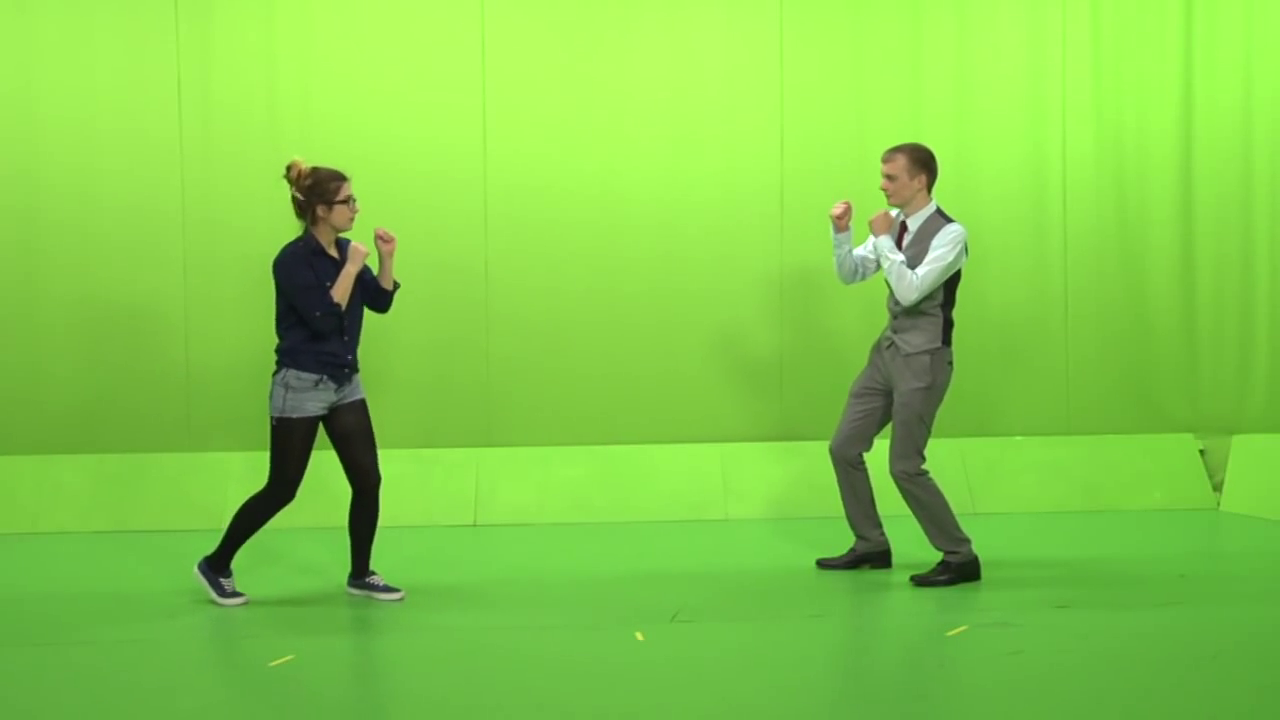
#> input picture frame 28 of keying/video/test.mp4, 1280 x 720 px, given in place of suyash_oneplus.mp4, which was not available
$ jupyter execute 'Paper Keying Methods.ipynb'   (shell and % lines are left out)
#> lines starting #> are read from the running program, lines starting #| are printed output that depends on the picture
[cell 1]
import cv2
import math
import numpy as np
from matplotlib import pyplot as plt

[cell 2]
def show_images(lst):
    while True:
        for i in lst:
            cv2.imshow(i[0],i[1])
        ret = cv2.waitKey(0)
        if ret==27:
            break
    cv2.destroyAllWindows()

[cell 3]
video_path = "./video/suyash_oneplus.mp4"

[cell 4]
cap = cv2.VideoCapture(video_path)
ret,IMG = cap.read()
#> IMG is the input picture: shape (720, 1280, 3); mean B, G, R 71.5, 203.6, 128.4
IMG = cv2.resize(IMG,(IMG.shape[1],IMG.shape[0]))

[cell 5]
def get_distance(Cb_p,Cr_p,Cb_key,Cr_key,tola,tolb):
    temp = math.sqrt((Cb_key-Cb_p)**2 + (Cr_key-Cr_p)**2)
    if(temp < tola):
        return 0.0
    elif (temp < tolb):
        return (temp-tola)/(tolb-tola)
    else:
        return 1.0

[cell 6]
ctr=0

[cell 7]
def segment(orig,params,tola,tolb):
    Cb_key,Cr_key = params
    ycrcb_im = cv2.cvtColor(orig,cv2.COLOR_BGR2YCrCb)
    mask = np.zeros((orig.shape[0],orig.shape[1]),dtype=np.float32)
    for i in range(orig.shape[0]):
        for j in range(orig.shape[1]):
            mask[i,j] = get_distance(ycrcb_im[i,j][2],ycrcb_im[i,j][1],Cb_key,Cr_key,tola,tolb)
    mask = 1.0 - mask
    return mask

[cell 8]
def get_params(img):
    ycrcb_img = cv2.cvtColor(img,cv2.COLOR_BGR2YCrCb).astype(np.float32)
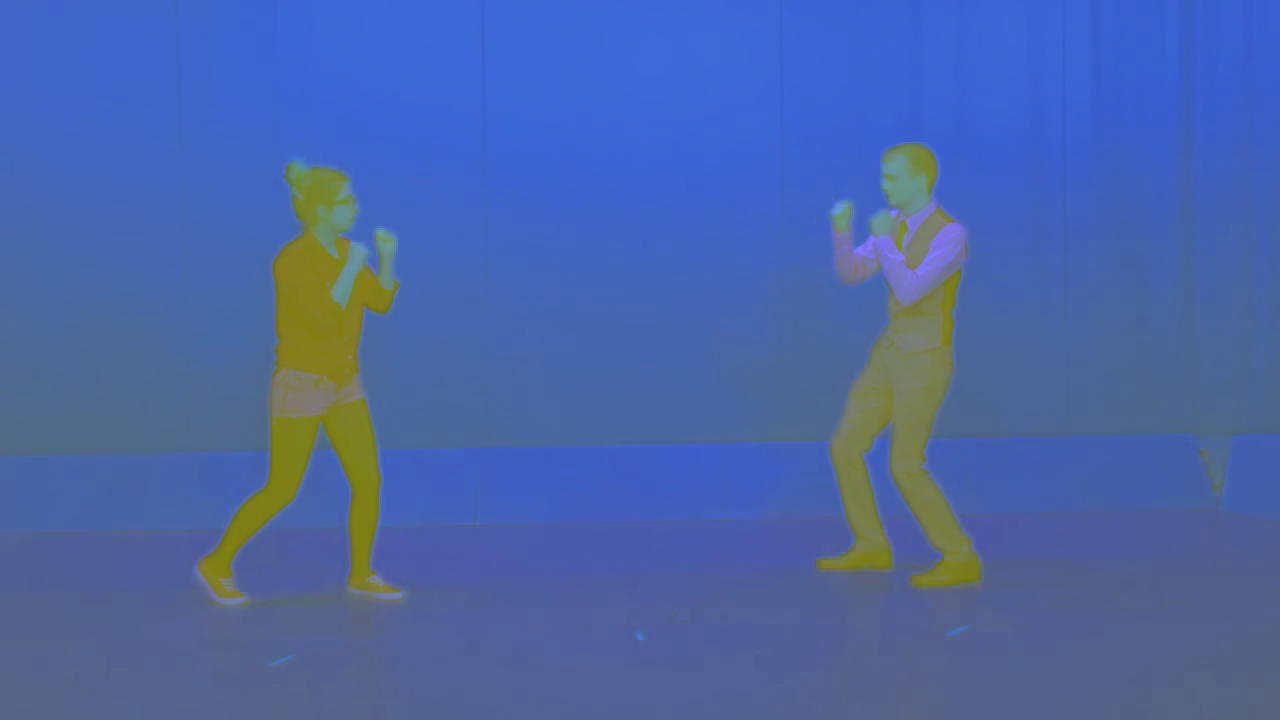
#> ycrcb_img: shape (720, 1280, 3) float32; mean B, G, R 166.1, 101.1, 74.7
    r = cv2.selectROI(img)
    cv2.destroyAllWindows()
    r = [int(x) for x in r]
    region = ycrcb_img[int(r[1]):int(r[1]+r[3]), int(r[0]):int(r[0]+r[2])]
    y_mean,Cr_mean,Cb_mean = np.mean(region,axis=(0,1))
    y_std,Cr_std,Cb_std = np.std(region,axis=(0,1))
    return [Cb_mean,Cr_mean]


$ run again, starting later in the video
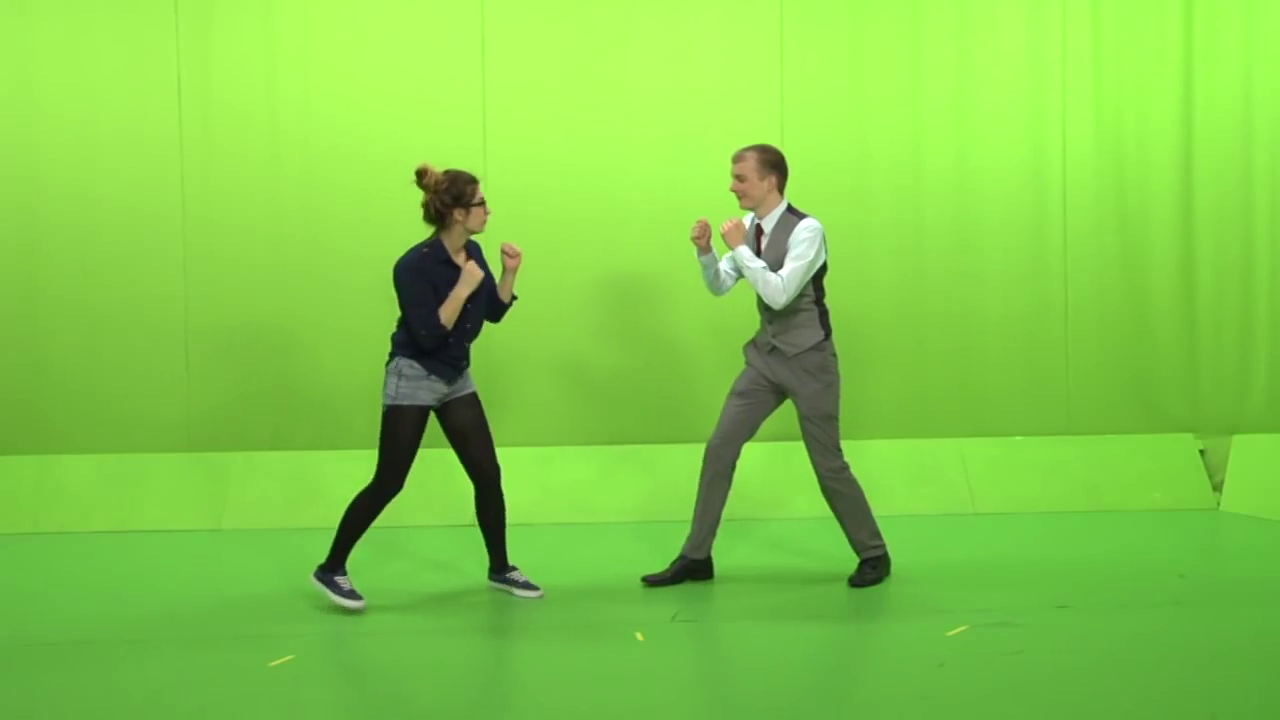
#> input picture frame 128 of keying/video/test.mp4, 1280 x 720 px, given in place of suyash_oneplus.mp4, which was not available
#> IMG is the input picture: shape (720, 1280, 3); mean B, G, R 71.2, 203.3, 128.1
#> in get_params, `ycrcb_img = cv2.cvtColor(img,cv2.COLOR_BGR2YCrCb).astype(np.float32)`:
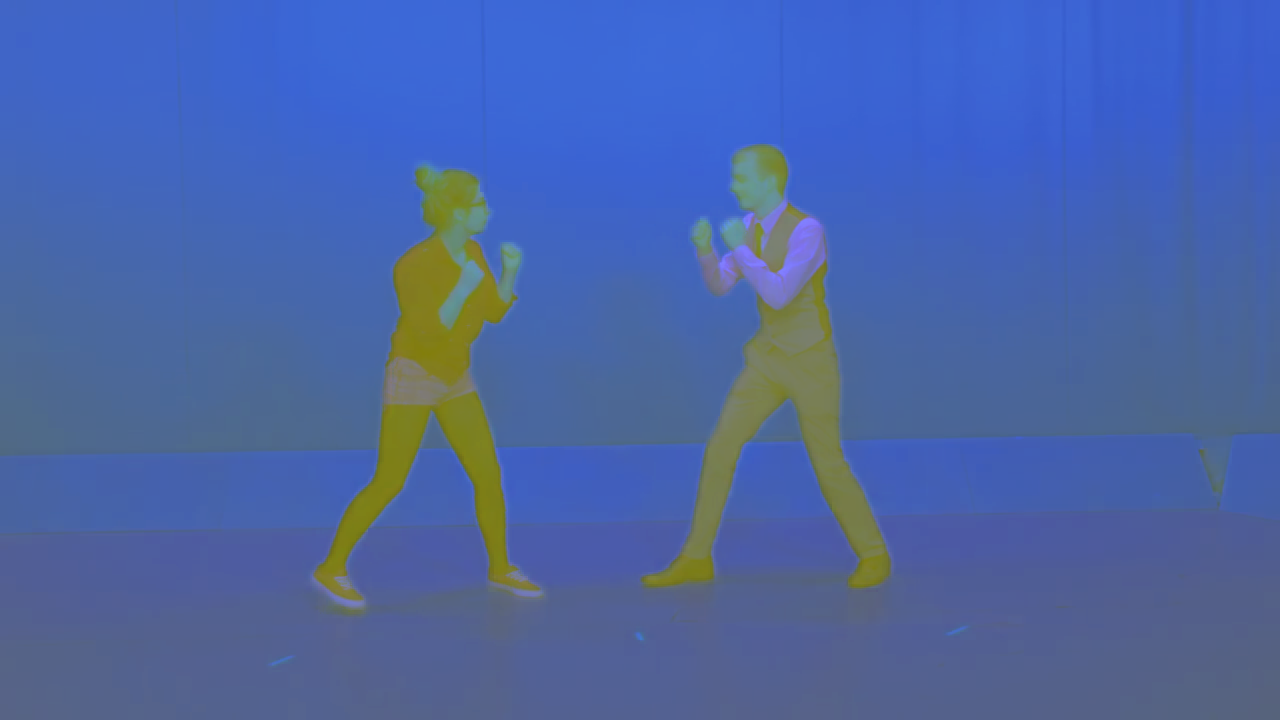
#> ycrcb_img: shape (720, 1280, 3) float32; mean B, G, R 165.8, 101, 74.7

$ run again, starting later in the video
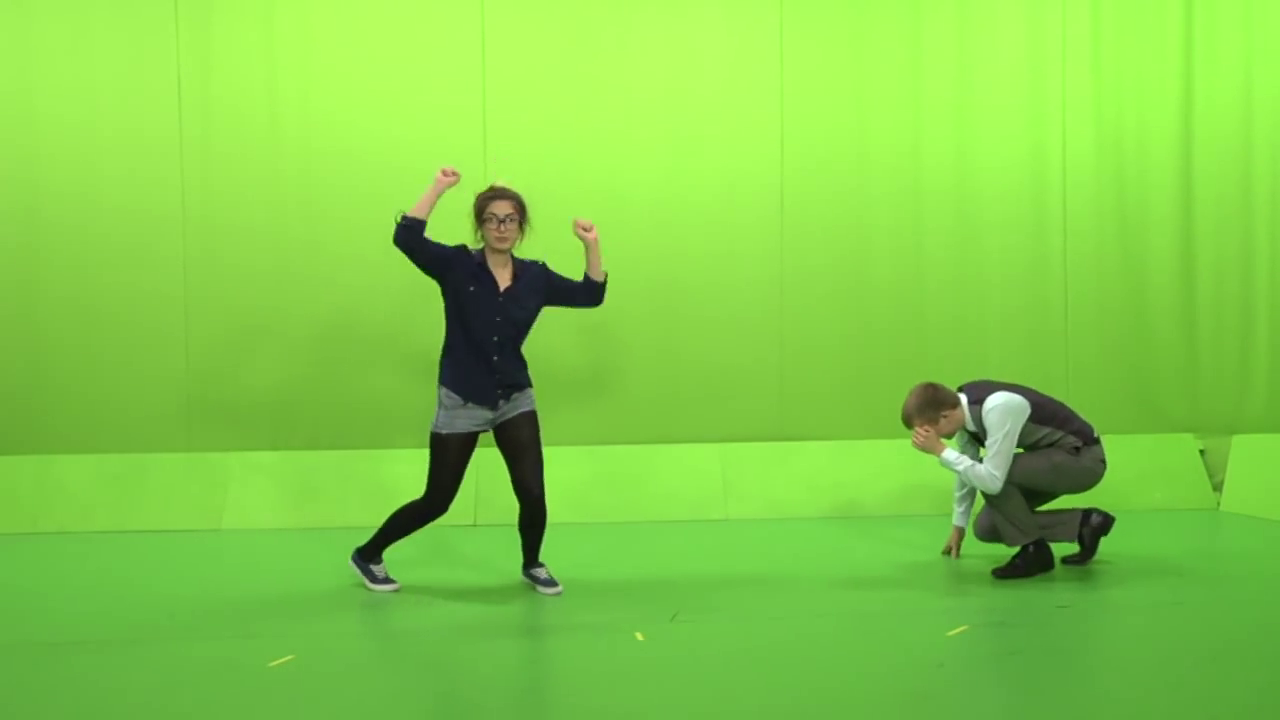
#> input picture frame 228 of keying/video/test.mp4, 1280 x 720 px, given in place of suyash_oneplus.mp4, which was not available
#> IMG is the input picture: shape (720, 1280, 3); mean B, G, R 71, 204.2, 128.4
#> in get_params, `ycrcb_img = cv2.cvtColor(img,cv2.COLOR_BGR2YCrCb).astype(np.float32)`:
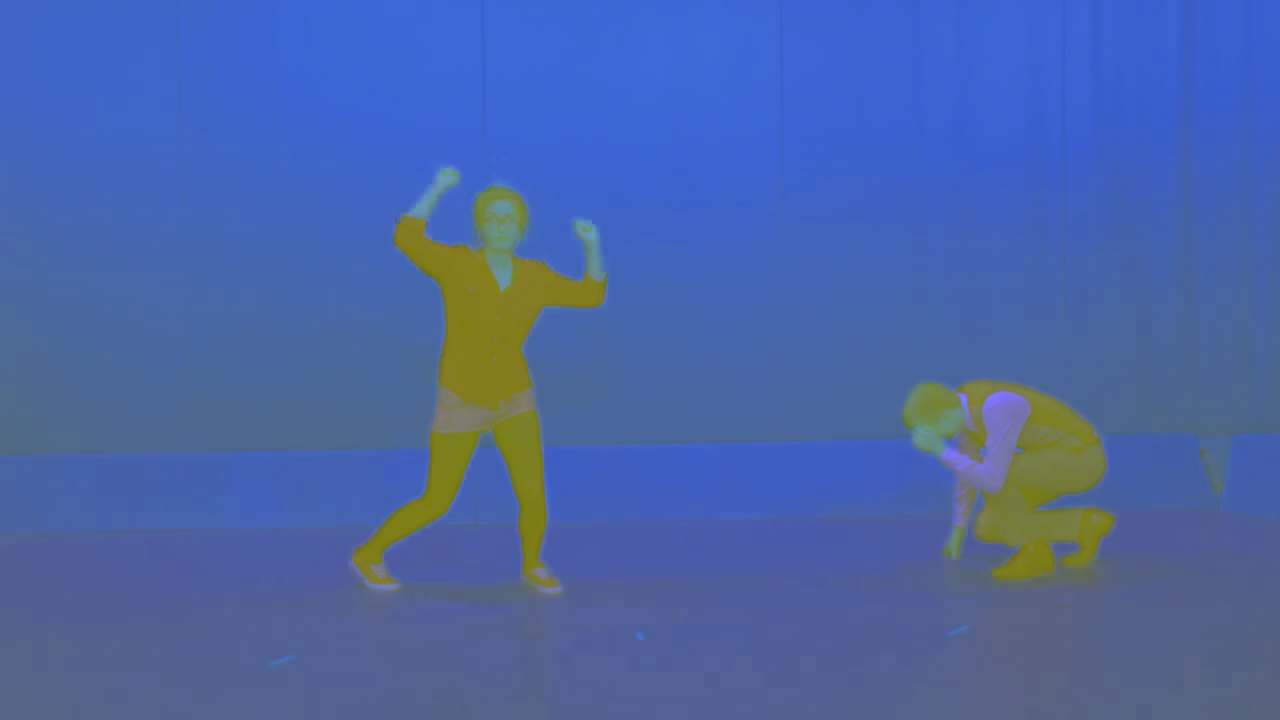
#> ycrcb_img: shape (720, 1280, 3) float32; mean B, G, R 166.2, 100.9, 74.3
